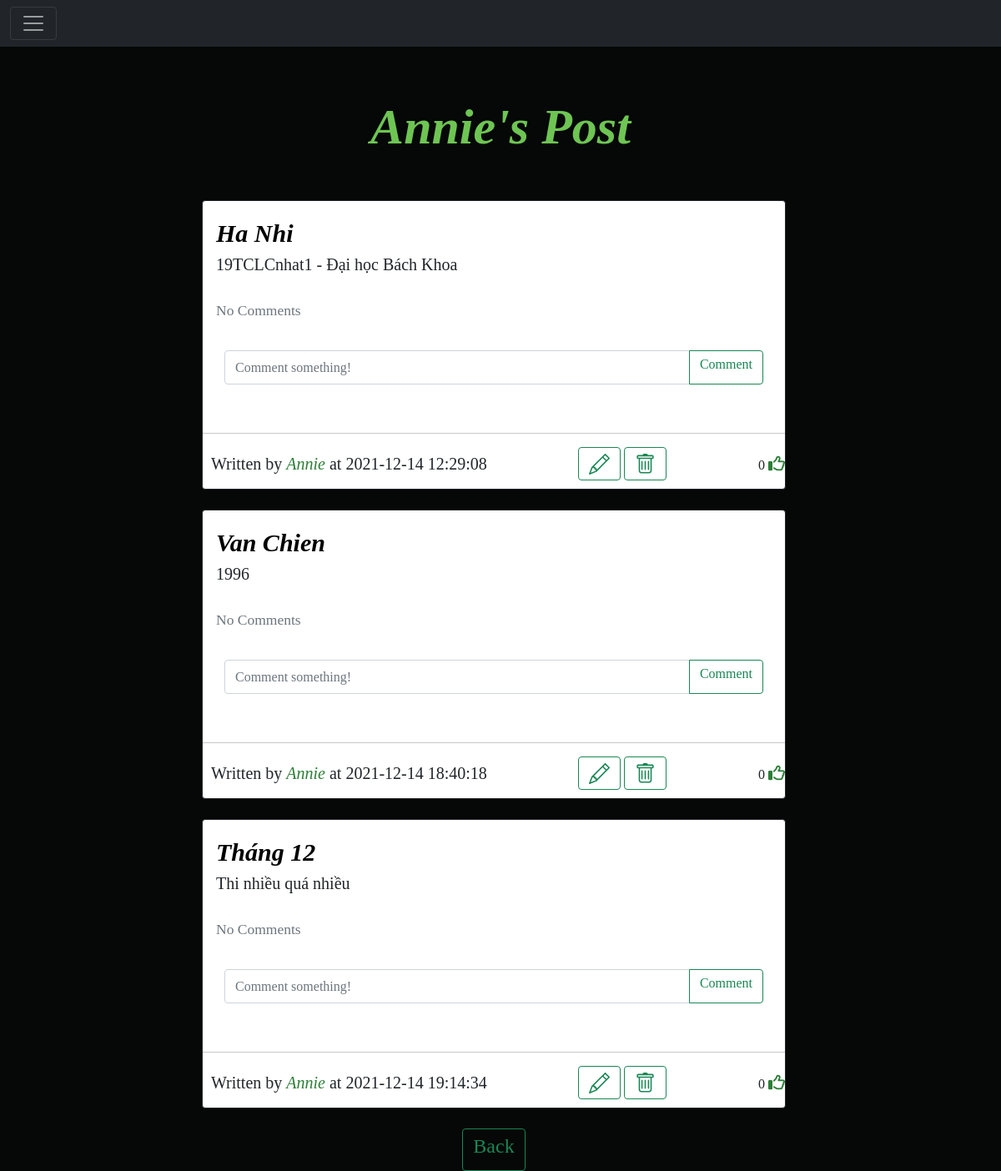
The app's page /posts/Annie (signed in) with its own data.
### Website/models.py (models this page shows)
class User(db.Model, UserMixin):
    id = db.Column(db.Integer, primary_key=True)
    email = db.Column(db.String(150), unique=True)
    username = db.Column(db.String(150), unique=True)
    password = db.Column(db.String(150))
    date_created = db.Column(db.DateTime(timezone=True), default=func.now())
    posts = db.relationship('Post', backref='user', passive_deletes=True)
    comments = db.relationship('Comment', backref='user', passive_deletes=True)
    likes = db.relationship('Like', backref='user', passive_deletes=True)
    followed = db.relationship('Follow', foreign_keys=[Follow.follower_id], backref=db.backref('follower', lazy='joined'), lazy=True, cascade='all, delete-orphan')
    followers = db.relationship('Follow', foreign_keys=[Follow.followed_id], backref=db.backref('followed', lazy='joined'), lazy=True, cascade='all, delete-orphan')

class Post(db.Model):
    id = db.Column(db.Integer, primary_key=True)
    title = db.Column(db.Text, nullable=False)
    text = db.Column(db.Text, nullable=False)
    date_created = db.Column(db.DateTime(timezone=True), default=func.now())
    author = db.Column(db.Integer, db.ForeignKey(
        'user.id', ondelete="CASCADE"), nullable=False)
    comments = db.relationship('Comment', backref='post', passive_deletes=True)
    likes = db.relationship('Like', backref='post', passive_deletes=True)

### Website/views.py (the view)
@views.route("/posts/<username>")
@login_required
def posts(username):
    user = User.query.filter_by(username=username).first()
    if not user:
        return redirect(url_for('views.home'))
    posts = user.posts
    return render_template("posts.html", user=current_user, posts=posts, username=username)

### Website/__init__.py (called while the page is built)
def create_app():
    app = Flask(__name__)
    app.config['SECRET_KEY'] = "helloworld"
    app.config['SQLALCHEMY_DATABASE_URI'] = f'sqlite:///{DB_NAME}'
    db.init_app(app)
    from .views import views
    from .auth import auth
    app.register_blueprint(views, url_prefix="/")
    app.register_blueprint(auth, url_prefix="/")
    from .models import User, Post, Comment,Like,Follow
    create_database(app)
    login_manager = LoginManager()
    login_manager.login_view = "auth.login"
    login_manager.init_app(app)
    @login_manager.user_loader
    def load_user(id):
        return User.query.get(int(id))
    return app

### Website/templates/posts.html (shortened to what this page needs)
{% extends "posts_div.html" %}
 {% block header %} {{username}}'s Post {% endblock %}
 {% block footer %}
    <div align="center">
      <a href="/home">
          <button type="button" class="btn btn-outline-success"><h4>Back</h4></button>
        </a>
    </div>
    {% endblock %}

### Website/templates/posts_div.html (shortened to what this page needs)
{% extends "base.html" %} {% block title %}Home{% endblock %}
{% block content%}
  <h1 align="center">{% block header %}Posts{% endblock %}</h1>
  <br>
  <div  class="posts">
    {% for post in posts %}
    <div class="card border-dark">
      <div class="card-body">
        <div class="card-text">
          <a class="post-title" href="/post/{{post.id}}">{{post.title}}</a>
          <p class="post-test">{{post.text}}</p>
        </div>
        <br />
        <p class="card-text">
          {% if post.comments|length > 0 %}
          <a data-bs-toggle="collapse" href="#comments-{{post.id}}" role="button">
            <small>View {{post.comments|length}} Comments</small>
          </a>
          {% else %}
          <small class="text-muted">No Comments</small>
          {% endif %}
        </p>
        <br>
        <form
          class="input-group mb-3"
          method="POST"
          action="/create-comment/{{post.id}}"
        >
          <input
            type="text"
            id="text"
            name="text"
            class="form-control"
            placeholder="Comment something!"
          />
          <button class="btn btn-outline-success" type="submit"><h6>Comment</h6></button>
        </form>
      </div>
      <hr>
      <div class="item">
        <div class="d-flex align-items-center justify-content-between">
          <p>Written by <a list-style = "none" class="" href="/profile/{{post.user.username}}"> {{post.user.username}}</a> at {{post.date_created}}</p>
          <div>
            {% if user.id == post.author %}
            <a class="btn btn-outline-success" data-toggle="collapse" href="/edit-post/{{post.id}}" class="dropdown-item"
            ></a>
              <a class="btn btn-outline-success" data-toggle="collapse" href="/delete-post/{{post.id}}" class="dropdown-item"
              ></a>
            {% endif %}
          </div>
          <div>
            {{ post.likes|length }}
              {% if user.id in post.likes|map(attribute="author")|list %}
              <a href="/like-post/{{post.id}}">
              <i class="fas fa-thumbs-up"></i>
            </a>
              {% else %}
              <a href="/like-post/{{post.id}}">
                <i class="far fa-thumbs-up"></i>
               </a>
              {% endif %}
            </div>
    </div>
    </div>
      </div>
    <br/>
    {% endfor %}
    {% block footer %}
  {% endblock %}
  </div>
   {% endblock %}

### Website/static/main.css (style rules this page uses)
body { font-family: 'Times New Roman', Times, serif; background-color: rgb(6, 7, 7) ; background-position: center; background-size:cover; background-repeat: no-repeat; }
h1 { margin-top: 40px; padding: 20px; font-size: 60px; font-style: italic; font-weight: bold; color: rgb(110, 197, 83); }
form { padding: 10px; }
input { font-size: 20px; }
a { text-decoration: none; font-size: 20px; font-style: italic; color: rgb(44, 126, 55); }
p { padding-bottom: 0px; font-size: 20px; margin-bottom: 0px; }
input { font-size: 30px; }
.post-title { font-size: 30px; font-style: oblique; font-weight: bolder; color: black; }
.post-test { font-size: 20px; font-weight: lighter; }
.posts { width: 700px; height: 500px; margin-left: 200px; }
.item { padding-left: 10px; padding-bottom: 10px; }

### records on screen
User: username "Annie"
Post: title "Ha Nhi", text "19TCLCnhat1 - Đại học Bách Khoa", user.username "Annie", date_created "2021-12-14 12:29:08", likes|length "0"
Post: title "Van Chien", text "1996", user.username "Annie", date_created "2021-12-14 18:40:18", likes|length "0"
Post: title "Tháng 12", text "Thi nhiều quá nhiều", user.username "Annie", date_created "2021-12-14 19:14:34", likes|length "0"
